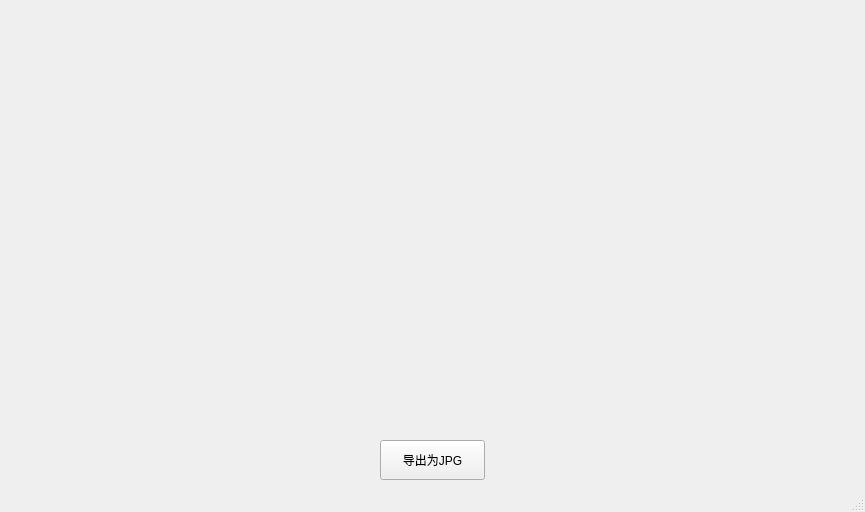
<?xml version="1.0" encoding="UTF-8"?>
<ui version="4.0">
 <class>BinaryImageBox</class>
 <widget class="QMainWindow" name="BinaryImageBox">
  <property name="geometry">
   <rect>
    <x>0</x>
    <y>0</y>
    <width>865</width>
    <height>512</height>
   </rect>
  </property>
  <property name="minimumSize">
   <size>
    <width>865</width>
    <height>512</height>
   </size>
  </property>
  <property name="maximumSize">
   <size>
    <width>864</width>
    <height>512</height>
   </size>
  </property>
  <property name="windowTitle">
   <string>MainWindow</string>
  </property>
  <widget class="QWidget" name="centralwidget">
   <widget class="QPushButton" name="ExportJPG">
    <property name="geometry">
     <rect>
      <x>380</x>
      <y>440</y>
      <width>105</width>
      <height>40</height>
     </rect>
    </property>
    <property name="minimumSize">
     <size>
      <width>105</width>
      <height>40</height>
     </size>
    </property>
    <property name="maximumSize">
     <size>
      <width>105</width>
      <height>40</height>
     </size>
    </property>
    <property name="text">
     <string>导出为JPG</string>
    </property>
   </widget>
  </widget>
  <widget class="QStatusBar" name="statusbar"/>
 </widget>
 <resources/>
 <connections/>
</ui>
